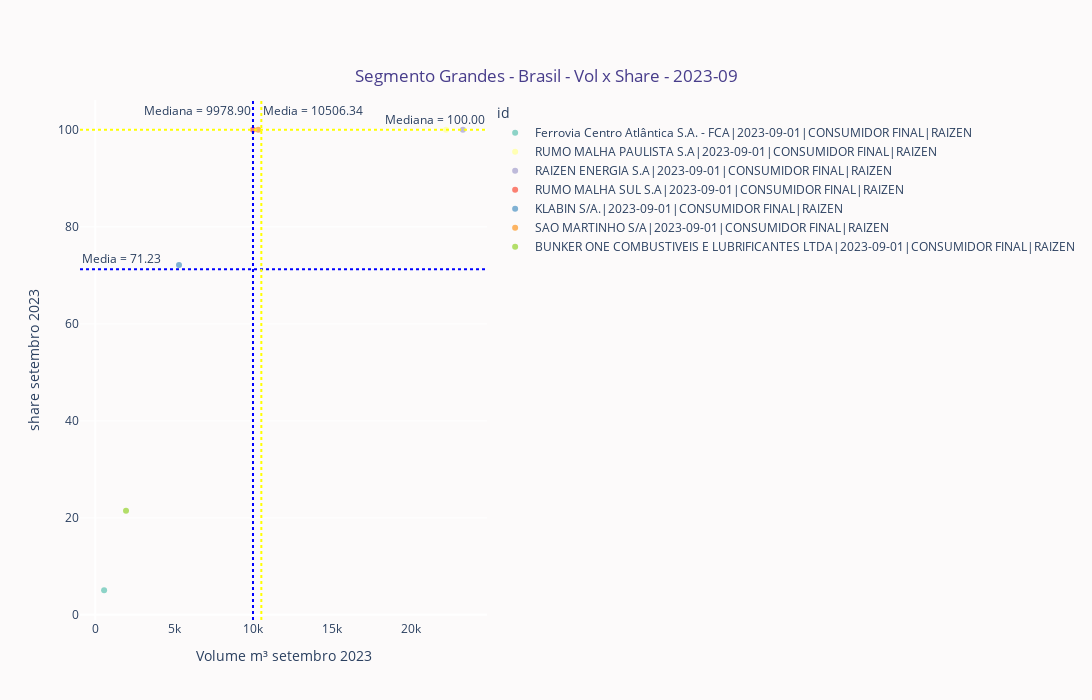

This figure's notebook cell:
### Code cell
grandes_analitico = grandes_analitico()

# quadrantes grandes 22

#RAIZEN_grandes22['share_raizen'] = RAIZEN_grandes22['share_raizen']*100
linha_mediana = grandes_analitico['VolANP'].median()
linha_media = grandes_analitico['VolANP'].mean()
share_mediana = grandes_analitico['share_razao'].median()
share_media = grandes_analitico['share_razao'].mean()

linha_mediana = round(linha_mediana, 2)
linha_media = round(linha_media, 2)
share_mediana = round(share_mediana, 2)
share_media = round(share_media, 2)

conditions = [
    (grandes_analitico['share_razao'] > share_media) & (grandes_analitico['VolANP'] > linha_media),
    (grandes_analitico['share_razao'] > share_media) & (grandes_analitico['VolANP'] <= linha_media),
    (grandes_analitico['share_razao'] <= share_media) & (grandes_analitico['VolANP'] > linha_media),
    (grandes_analitico['share_razao'] <= share_media) & (grandes_analitico['VolANP'] <= linha_media)]

choices1 = ['Share acima da média e Volumes acima da média no ano','Share acima da média e Volumes abaixo da média no ano','Share abaixo da média e Volumes acima da média no ano','Share abaixo da média e Volumes abaixo da média no ano']
choices2 = ['Sucesso','Bom','Atenção','Razoável']

grandes_analitico['quadrante_desc'] = np.select(conditions, choices1, default='sem_grupo')
grandes_analitico['quadrante'] = np.select(conditions, choices2, default='sem_grupo')

grandes_analitico = round(grandes_analitico, 2)



figure2 = px.scatter(
        grandes_analitico,
        x="VolANP",
        y="share_razao",
        color_discrete_sequence=px.colors.qualitative.Set3,
        color=grandes_analitico['id'],
        labels={
            "VolANP": "Volume m³ setembro 2023",
            "share_razao": "share setembro 2023"
        },
        #hover_data=["QUALIF_DEST","quadrante_desc","quadrante","faixa_razao"],
        hover_data=["VolANP","preview_value","preview_value_12","delta_vol","delta_vol_12","share_razao","preview_share","delta_share_pp","QUALIF_DEST"],
        title="Segmento Grandes - Brasil - Vol x Share - 2023-09",
    )#.update_layout(
#     legend_title="Funding"
#    font_color="Green",
#    legend_title={
#        "text": "Funding",
#        "font":{
#            "color":"Red",
#            "family": "Comic Sans"
#        }
#    }
#)
figure2.update_layout(
    autosize=False,
    width= 1300,
    height=700
)
figure2.update_xaxes(showgrid=False)
figure2.update_yaxes(showgrid=True)

figure2.update_layout(
        title = {"x": .5, "y": .90, "font": {"color":"darkslateblue"}},
        plot_bgcolor = "#fcfafa",
        paper_bgcolor = "#fcfafa"
    )
figure2.add_hline(y=share_media, line_dash="dot", line_color="blue", annotation_text=f'Media = {share_media:.2f}',annotation_position="top left" )
figure2.add_hline(y=share_mediana, line_dash="dot", line_color="yellow", annotation_text=f'Mediana = {share_mediana:.2f}',annotation_position="top right" )
figure2.add_vline(x=linha_mediana, line_dash="dot", line_color="blue", annotation_text=f'Mediana = {linha_mediana:.2f}',annotation_position="top left" )
figure2.add_vline(x=linha_media, line_dash="dot", line_color="yellow", annotation_text=f'Media = {linha_media:.2f}',annotation_position="top right" )


figure2.show()

### Figure 1 — Plotly figure (JSON) as saved in the notebook; plotly's stock layout.template omitted (floating-point values rounded to 4 significant figures)
{"data": [{"customdata": [[515, 601, 8.04, -7.32, 4.98, 0.08, "CONSUMIDOR FINAL"]], "hovertemplate": "id=Ferrovia Centro Atlântica S.A. - FCA|2023-09-01|CONSUMIDOR FINAL|RAIZEN<br>Volume m³ setembro 2023=%{x}<br>share setembro 2023=%{y}<br>preview_value=%{customdata[0]}<br>preview_value_12=%{customdata[1]}<br>delta_vol=%{customdata[2]}<br>delta_vol_12=%{customdata[3]}<br>preview_share=%{customdata[4]}<br>delta_share_pp=%{customdata[5]}<br>QUALIF_DEST=%{customdata[6]}<extra></extra>", "legendgroup": "Ferrovia Centro Atlântica S.A. - FCA|2023-09-01|CONSUMIDOR FINAL|RAIZEN", "marker": {"color": "rgb(141,211,199)", "symbol": "circle"}, "mode": "markers", "name": "Ferrovia Centro Atlântica S.A. - FCA|2023-09-01|CONSUMIDOR FINAL|RAIZEN", "orientation": "v", "showlegend": true, "type": "scatter", "x": [560], "xaxis": "x", "y": [5.06], "yaxis": "y"}, {"customdata": [[21610.0, 20457, 2.59, 7.8, 100, 0, "CONSUMIDOR FINAL"]], "hovertemplate": "id=RUMO MALHA PAULISTA S.A|2023-09-01|CONSUMIDOR FINAL|RAIZEN<br>Volume m³ setembro 2023=%{x}<br>share setembro 2023=%{y}<br>preview_value=%{customdata[0]}<br>preview_value_12=%{customdata[1]}<br>delta_vol=%{customdata[2]}<br>delta_vol_12=%{customdata[3]}<br>preview_share=%{customdata[4]}<br>delta_share_pp=%{customdata[5]}<br>QUALIF_DEST=%{customdata[6]}<extra></extra>", "legendgroup": "RUMO MALHA PAULISTA S.A|2023-09-01|CONSUMIDOR FINAL|RAIZEN", "marker": {"color": "rgb(255,255,179)", "symbol": "circle"}, "mode": "markers", "name": "RUMO MALHA PAULISTA S.A|2023-09-01|CONSUMIDOR FINAL|RAIZEN", "orientation": "v", "showlegend": true, "type": "scatter", "x": [22190.0], "xaxis": "x", "y": [100], "yaxis": "y"}, {"customdata": [[23490.0, 18540.0, -0.99, 20.29, 100, 0, "CONSUMIDOR FINAL"]], "hovertemplate": "id=RAIZEN ENERGIA S.A|2023-09-01|CONSUMIDOR FINAL|RAIZEN<br>Volume m³ setembro 2023=%{x}<br>share setembro 2023=%{y}<br>preview_value=%{customdata[0]}<br>preview_value_12=%{customdata[1]}<br>delta_vol=%{customdata[2]}<br>delta_vol_12=%{customdata[3]}<br>preview_share=%{customdata[4]}<br>delta_share_pp=%{customdata[5]}<br>QUALIF_DEST=%{customdata[6]}<extra></extra>", "legendgroup": "RAIZEN ENERGIA S.A|2023-09-01|CONSUMIDOR FINAL|RAIZEN", "marker": {"color": "rgb(190,186,218)", "symbol": "circle"}, "mode": "markers", "name": "RAIZEN ENERGIA S.A|2023-09-01|CONSUMIDOR FINAL|RAIZEN", "orientation": "v", "showlegend": true, "type": "scatter", "x": [23258], "xaxis": "x", "y": [100], "yaxis": "y"}, {"customdata": [[10272, 9697, -2.94, 2.82, 100, 0, "CONSUMIDOR FINAL"]], "hovertemplate": "id=RUMO MALHA SUL S.A|2023-09-01|CONSUMIDOR FINAL|RAIZEN<br>Volume m³ setembro 2023=%{x}<br>share setembro 2023=%{y}<br>preview_value=%{customdata[0]}<br>preview_value_12=%{customdata[1]}<br>delta_vol=%{customdata[2]}<br>delta_vol_12=%{customdata[3]}<br>preview_share=%{customdata[4]}<br>delta_share_pp=%{customdata[5]}<br>QUALIF_DEST=%{customdata[6]}<extra></extra>", "legendgroup": "RUMO MALHA SUL S.A|2023-09-01|CONSUMIDOR FINAL|RAIZEN", "marker": {"color": "rgb(251,128,114)", "symbol": "circle"}, "mode": "markers", "name": "RUMO MALHA SUL S.A|2023-09-01|CONSUMIDOR FINAL|RAIZEN", "orientation": "v", "showlegend": true, "type": "scatter", "x": [9979.0], "xaxis": "x", "y": [100], "yaxis": "y"}, {"customdata": [[5538, 4702, -4.5, 11.27, 74.38, -2.25, "CONSUMIDOR FINAL"]], "hovertemplate": "id=KLABIN S/A.|2023-09-01|CONSUMIDOR FINAL|RAIZEN<br>Volume m³ setembro 2023=%{x}<br>share setembro 2023=%{y}<br>preview_value=%{customdata[0]}<br>preview_value_12=%{customdata[1]}<br>delta_vol=%{customdata[2]}<br>delta_vol_12=%{customdata[3]}<br>preview_share=%{customdata[4]}<br>delta_share_pp=%{customdata[5]}<br>QUALIF_DEST=%{customdata[6]}<extra></extra>", "legendgroup": "KLABIN S/A.|2023-09-01|CONSUMIDOR FINAL|RAIZEN", "marker": {"color": "rgb(128,177,211)", "symbol": "circle"}, "mode": "markers", "name": "KLABIN S/A.|2023-09-01|CONSUMIDOR FINAL|RAIZEN", "orientation": "v", "showlegend": true, "type": "scatter", "x": [5300.0], "xaxis": "x", "y": [72.12], "yaxis": "y"}, {"customdata": [[11140.0, 8700.0, -8.06, 15.64, 100, 0, "CONSUMIDOR FINAL"]], "hovertemplate": "id=SAO MARTINHO S/A|2023-09-01|CONSUMIDOR FINAL|RAIZEN<br>Volume m³ setembro 2023=%{x}<br>share setembro 2023=%{y}<br>preview_value=%{customdata[0]}<br>preview_value_12=%{customdata[1]}<br>delta_vol=%{customdata[2]}<br>delta_vol_12=%{customdata[3]}<br>preview_share=%{customdata[4]}<br>delta_share_pp=%{customdata[5]}<br>QUALIF_DEST=%{customdata[6]}<extra></extra>", "legendgroup": "SAO MARTINHO S/A|2023-09-01|CONSUMIDOR FINAL|RAIZEN", "marker": {"color": "rgb(253,180,98)", "symbol": "circle"}, "mode": "markers", "name": "SAO MARTINHO S/A|2023-09-01|CONSUMIDOR FINAL|RAIZEN", "orientation": "v", "showlegend": true, "type": "scatter", "x": [10310.0], "xaxis": "x", "y": [100], "yaxis": "y"}, {"customdata": [[4269.0, 6602, -119.3, -239.1, 33.63, -12.16, "CONSUMIDOR FINAL"]], "hovertemplate": "id=BUNKER ONE COMBUSTIVEIS E LUBRIFICANTES LTDA|2023-09-01|CONSUMIDOR FINAL|RAIZEN<br>Volume m³ setembro 2023=%{x}<br>share setembro 2023=%{y}<br>preview_value=%{customdata[0]}<br>preview_value_12=%{customdata[1]}<br>delta_vol=%{customdata[2]}<br>delta_vol_12=%{customdata[3]}<br>preview_share=%{customdata[4]}<br>delta_share_pp=%{customdata[5]}<br>QUALIF_DEST=%{customdata[6]}<extra></extra>", "legendgroup": "BUNKER ONE COMBUSTIVEIS E LUBRIFICANTES LTDA|2023-09-01|CONSUMIDOR FINAL|RAIZEN", "marker": {"color": "rgb(179,222,105)", "symbol": "circle"}, "mode": "markers", "name": "BUNKER ONE COMBUSTIVEIS E LUBRIFICANTES LTDA|2023-09-01|CONSUMIDOR FINAL|RAIZEN", "orientation": "v", "showlegend": true, "type": "scatter", "x": [1947], "xaxis": "x", "y": [21.46], "yaxis": "y"}], "layout": {"annotations": [{"showarrow": false, "text": "Media = 71.23", "x": 0, "xanchor": "left", "xref": "x domain", "y": 71.23, "yanchor": "bottom", "yref": "y"}, {"showarrow": false, "text": "Mediana = 100.00", "x": 1, "xanchor": "right", "xref": "x domain", "y": 100, "yanchor": "bottom", "yref": "y"}, {"showarrow": false, "text": "Mediana = 9978.90", "x": 9979.0, "xanchor": "right", "xref": "x", "y": 1, "yanchor": "top", "yref": "y domain"}, {"showarrow": false, "text": "Media = 10506.34", "x": 10510.0, "xanchor": "left", "xref": "x", "y": 1, "yanchor": "top", "yref": "y domain"}], "autosize": false, "height": 700, "legend": {"title": {"text": "id"}, "tracegroupgap": 0}, "paper_bgcolor": "#fcfafa", "plot_bgcolor": "#fcfafa", "shapes": [{"line": {"color": "blue", "dash": "dot"}, "type": "line", "x0": 0, "x1": 1, "xref": "x domain", "y0": 71.23, "y1": 71.23, "yref": "y"}, {"line": {"color": "yellow", "dash": "dot"}, "type": "line", "x0": 0, "x1": 1, "xref": "x domain", "y0": 100, "y1": 100, "yref": "y"}, {"line": {"color": "blue", "dash": "dot"}, "type": "line", "x0": 9979.0, "x1": 9979.0, "xref": "x", "y0": 0, "y1": 1, "yref": "y domain"}, {"line": {"color": "yellow", "dash": "dot"}, "type": "line", "x0": 10510.0, "x1": 10510.0, "xref": "x", "y0": 0, "y1": 1, "yref": "y domain"}], "title": {"font": {"color": "darkslateblue"}, "text": "Segmento Grandes - Brasil - Vol x Share - 2023-09", "x": 0.5, "y": 0.9}, "width": 1300, "xaxis": {"anchor": "y", "domain": [0, 1], "showgrid": false, "title": {"text": "Volume m³ setembro 2023"}}, "yaxis": {"anchor": "x", "domain": [0, 1], "showgrid": true, "title": {"text": "share setembro 2023"}}}}
